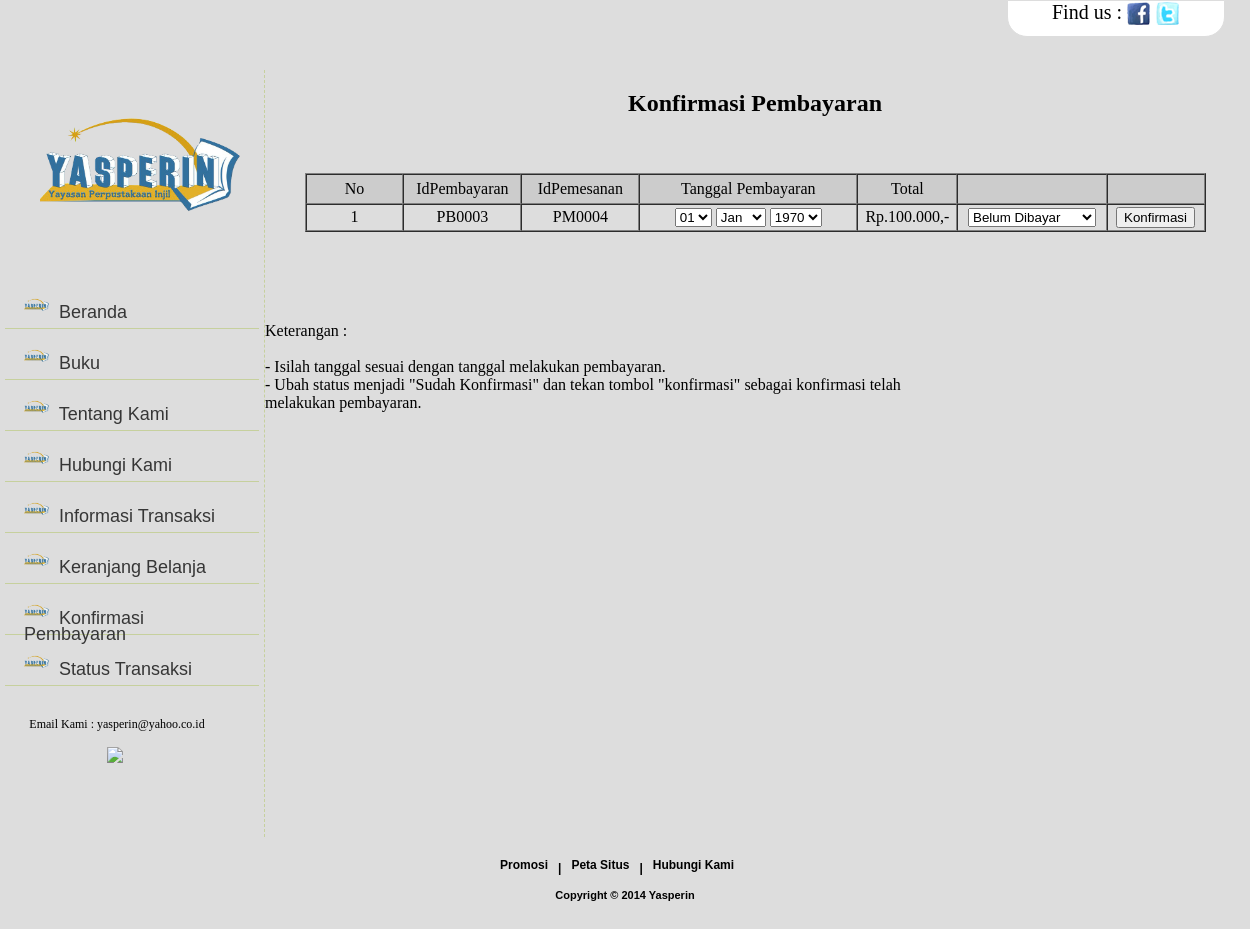
/konfirmasipembayaran.php (signed in), run on the app's committed database.
### tables this page shows
CREATE TABLE IF NOT EXISTS `pembayaran` (
  `IdPembayaran` varchar(6) NOT NULL,
  `IdPemesanan` varchar(6) NOT NULL,
  `IdPelanggan` varchar(15) NOT NULL,
  `Tanggal` date NOT NULL,
  `Total` int(11) NOT NULL,
  `Status` varchar(20) NOT NULL,
  PRIMARY KEY (`IdPembayaran`)
);

### controller/conf.php (called while the page is built, shortened)
<?php
function rp($angka){
	$angka = number_format($angka);
	$angka = str_replace(',', '.', $angka);
	$angka ="$angka";
	return "Rp.".$angka.",-";
}
?>

### konfirmasipembayaran.php (the view, shortened to what this page needs)
<?php
require("header.php");
?>
	<div id="contentWrap">
 		<div id="contentPanel">
		<?php require("leftPanel.php"); ?>
<div id="">
   				<div class="top">
    				<h2 align="center" style="font-family:georgia"">Konfirmasi Pembayaran</h2>
   				</div>
                <div class="bottom">
<br/><br/>
<table width="901" border="1" cellspacing="0" cellpadding="2" align="center">
    <tr>
      <td width="82" height="24" align="center" bgcolor="#CCCCCC">No</td>
      <td width="100" align="center" bgcolor="#CCCCCC">IdPembayaran</td>
      <td width="100" align="center" bgcolor="#CCCCCC">IdPemesanan</td>
      <td width="190" align="center" bgcolor="#CCCCCC">Tanggal Pembayaran</td>
      <td width="62" align="center" bgcolor="#CCCCCC">Total</td>
	  <td width="82" align="center" bgcolor="#CCCCCC"></td>
		<td width="82" align="center" bgcolor="#CCCCCC"></td>
    </tr>
    <?php
	$rs = mysql_query("select * from pembayaran where IdPelanggan='".$IdUser."' and Status not like 'Sudah Bayar'");
	if(mysql_num_rows($rs) != 0 )
	{
	while($row = mysql_fetch_array($rs))
	{
	$x++;
	?>
    <form method="post" name="form<?php echo $x; ?>" id="form<?php echo $x; ?>" action="controller/doUbahPembayaran.php" >
    <tr>
    	<td align="center"><?php echo $x; ?></td>
		<td align="center"><?php echo $row['IdPembayaran']; ?></td>
    	<td align="center"><?php echo $row['IdPemesanan']; ?></td>
        <td align="center">
			<select name="txtdate" id="txtdate" onChange="cekTanggal()">
			<option value="<?php echo date("d",strtotime($row['Tanggal']));  ?>"><?php echo date("d",strtotime($row['Tanggal']));  ?></option>
			</select>
			<select name="txtmonth" id="txtmonth" onchange="cekTanggal()">
			<option value="<?php echo date("m",strtotime($row['Tanggal']));  ?>"><?php echo date("M",strtotime($row['Tanggal']));  ?></option>
			 </select>
			<select name="txtyear" id="txtyear" onchange="cekTanggal()">
			<option value="<?php echo date("Y",strtotime($row['Tanggal']));  ?>"><?php echo date("Y",strtotime($row['Tanggal']));  ?></option>
			</select>
		</td>
		<td align="center"><?php echo rp($row["Total"]); ?></td>
        <td align="center"><select name="status" id="status" <?php if($row['Status'] == "Sudah Bayar") echo "disabled='disabled'";  ?> >
		<option value="<?php echo $row['Status']; ?>"><?php echo $row['Status']; ?></option>
		</select>
		</td>
        <td align="center">
		<input type="submit" value="Konfirmasi" name="btn1" id="btnUpd" />
		</td>
    </tr>
    </form>
    <?php
	}
	}
	else
	{
	?>
	<tr>
		<td colspan="6" align="center">Belum ada pembayaran</td>
	</tr>
	<?php
	}
	?>
    </table>
<br/><br/>
    <br/><br/>
	<?php
	if(mysql_num_rows($rs) != 0 )
	{
	?>
	<br/>
Keterangan : 	<br/>	<br/>
- Isilah tanggal sesuai dengan tanggal melakukan pembayaran.	<br/>
- Ubah status menjadi "Sudah Konfirmasi" dan tekan tombol "konfirmasi" sebagai konfirmasi telah 	<br/>
melakukan pembayaran.
 <?php
	}
 ?>
				</div>
  	</div>
 		</div>
	</div>
	<?php
		require("footer.php");
	?>
</body>
</html>

### styles.css (style rules this page uses)
body { margin:0px; padding:0px; background:#DDDDDD;font-family:Verdana; }
#contentWrap { width:100%; margin:0px; padding:0px; float:left; background:#DDDDDD repeat-x }
#contentPanel { width:1240px; margin:0 auto; padding:33px 0 0 0 }

### data on the page
pembayaran: IdPembayaran "PB0003", IdPemesanan "PM0004", txtdate "01", txtmonth "Jan", txtyear "1970", Total "Rp.100.000,-", status "Belum Dibayar"
